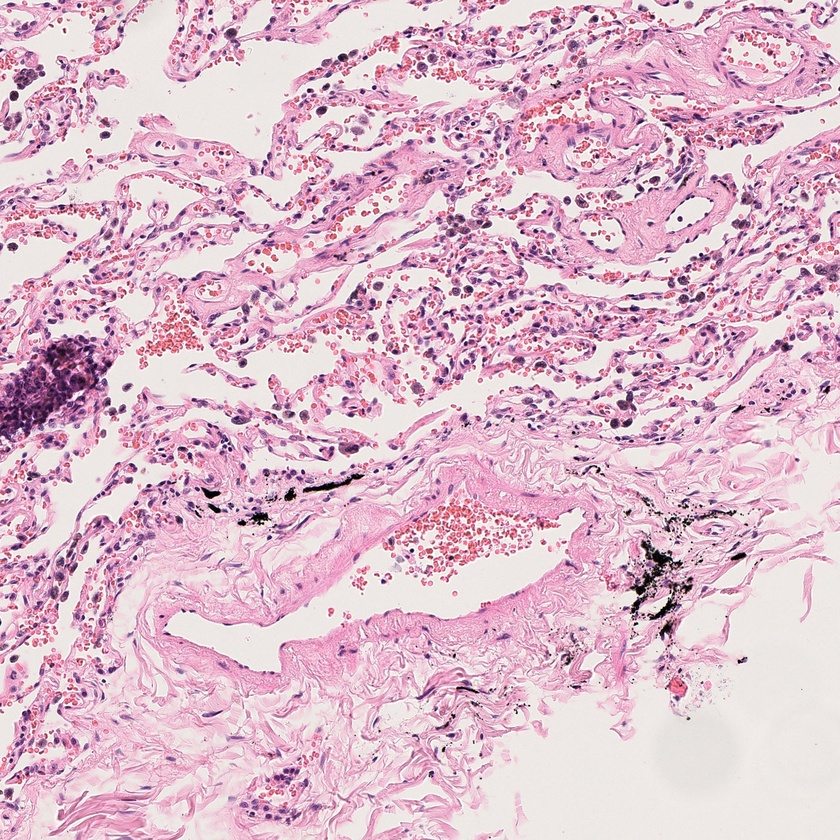
#> input picture dataset_split/test/image/train003_Da449.jpg, 840 x 840 px, shrunk from 2000 x 2000 before the run; its folder holds only this picture in this run
$ jupyter execute TestScannerFocusLoss.ipynb
#> lines starting #> are read from the running program, lines starting #| are printed output that depends on the picture
### Augmente/ScannerFocusLoss.py
import random
from PIL import Image, ImageDraw, ImageFilter, ImageChops

class RandomScannerFocusLoss:
    """
    Zaawansowana symulacja utraty ostrości skanera (WSI).
    - Mniejsze, rotowane elipsy dla bardziej organicznych kształtów.
    - Zmienna intensywność maski (rozmycie jest nierównomierne).
    - Oddzielny feathering (2-8px).
    - Opcjonalny, lekki spadek ostrości całego tła.
    """
    # [103 lines left out: functions __init__, __call__, not called in this run]

    def __repr__(self):
        return f"{self.__class__.__name__}(p={self.p})"

### test library/TestScannerFocusLoss.ipynb
[cell 1]
import sys
import os
import importlib
sys.path.insert(0, os.path.abspath('..'))

import random
from PIL import Image, ImageFilter, ImageDraw
import matplotlib.pyplot as plt
import Augmente.ScannerFocusLoss as scanner_focus_loss_module

importlib.reload(scanner_focus_loss_module)
RandomScannerFocusLoss = scanner_focus_loss_module.RandomScannerFocusLoss

[cell 2]
sample_img_path = os.path.join('..', 'dataset_split', 'test', 'image')
image_files = [f for f in os.listdir(sample_img_path) if f.lower().endswith(('.png', '.jpg', '.jpeg', '.tif', '.tiff'))]
sample_img = Image.open(os.path.join(sample_img_path, image_files[0])).convert('RGB')
#> sample_img is the input picture: PIL image 840x840 RGB; mean R, G, B 221.7, 188.1, 204.1

[cell 3]
focus_loss_transofrm = RandomScannerFocusLoss(
    p=1.0,
    blur_radius_range=(4.0, 8.0),
    global_blur_p=0.15,
    min_mask_coverage=0.18,
    feather_range=(1.0, 3.0),
    blur_strength_multiplier=1.8,
)

[cell 4]
fig, axes = plt.subplots(1, 4, figsize=(20, 5))

axes[0].imshow(sample_img)
axes[0].set_title('Original Image')
axes[0].axis('off')

for i in range(1, 4):
    augmented_img = focus_loss_transofrm(sample_img)
    axes[i].imshow(augmented_img)
    axes[i].set_title('Augmented Image with Scanner Focus Loss')
    axes[i].axis('off')
#> this loop made 3 passes
#> pass 1, in __call__, `heavily_blurred_img = base_img.filter(ImageFilter.GaussianBlur(radius=..`:
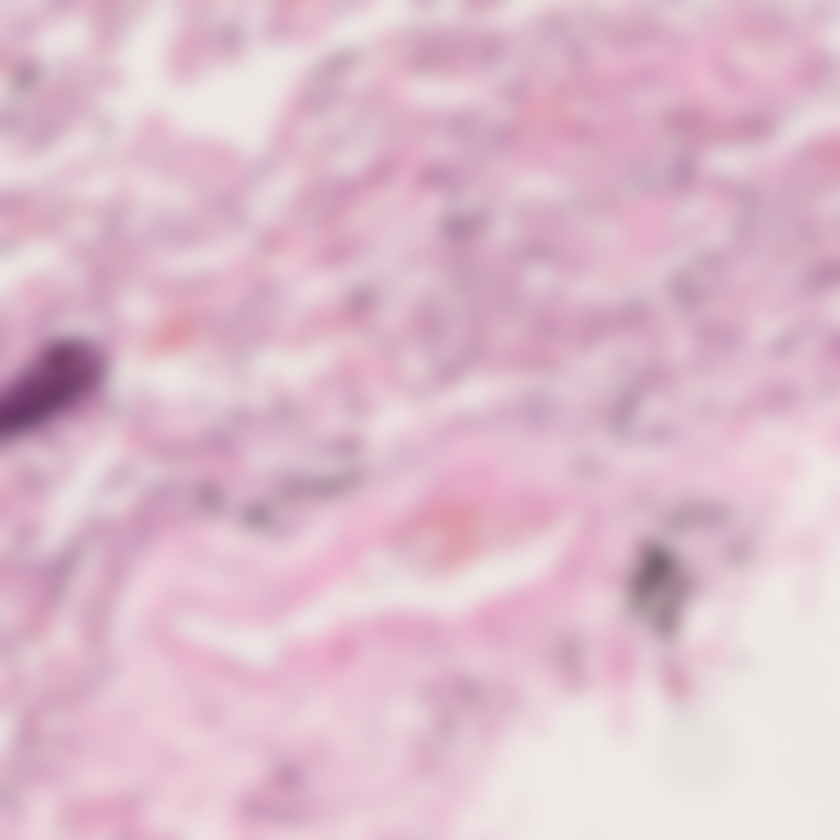
#> heavily_blurred_img: PIL image 840x840 RGB; mean R, G, B 221.7, 188.1, 204.1
#> pass 1, in __call__, `result = Image.composite(heavily_blurred_img, base_img, mask)`:
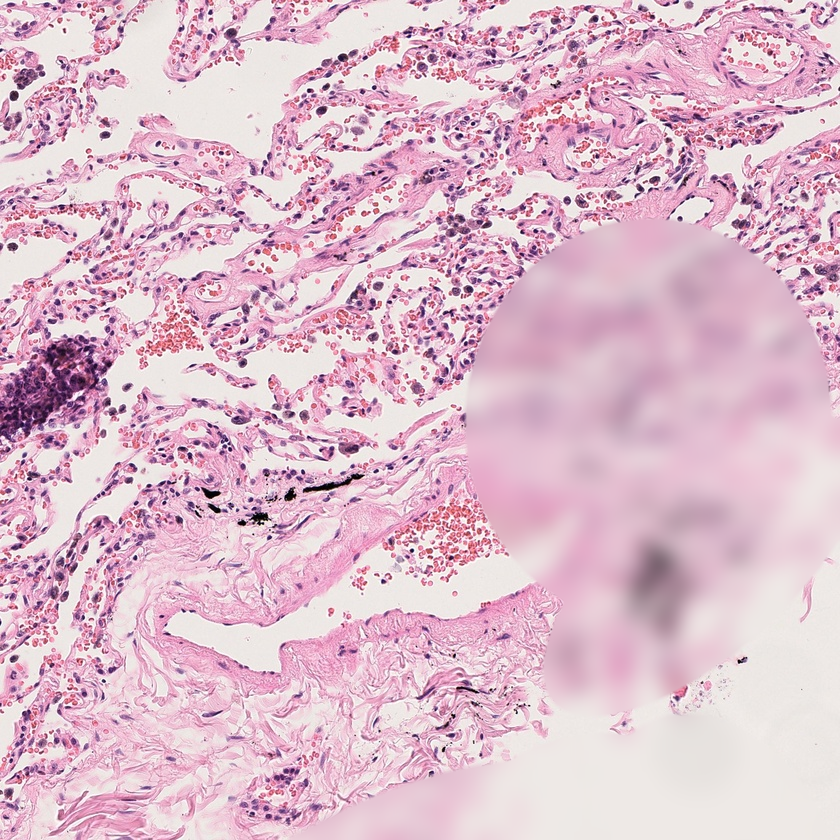
#> result: PIL image 840x840 RGB; mean R, G, B 221.7, 188.1, 204.1
#> pass 2, in __call__ (call 2), `result = Image.composite(heavily_blurred_img, base_img, mask)`:
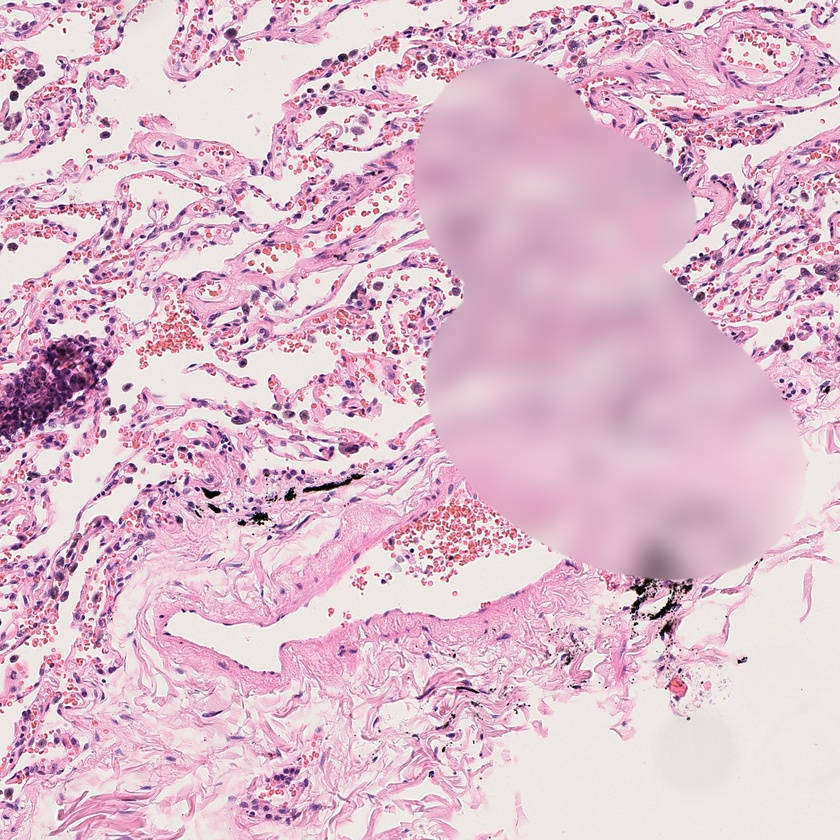
#> result: PIL image 840x840 RGB; mean R, G, B 221.7, 188.1, 204.1

plt.tight_layout()
plt.show()
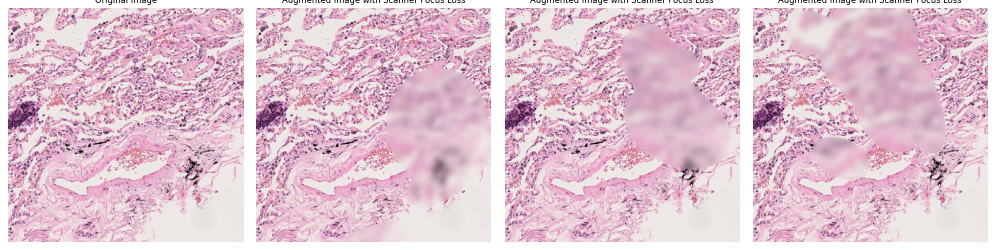
#> figure drawn by matplotlib, 4 panels

$ run again, on dataset_split/test/image/train029_Da626.png
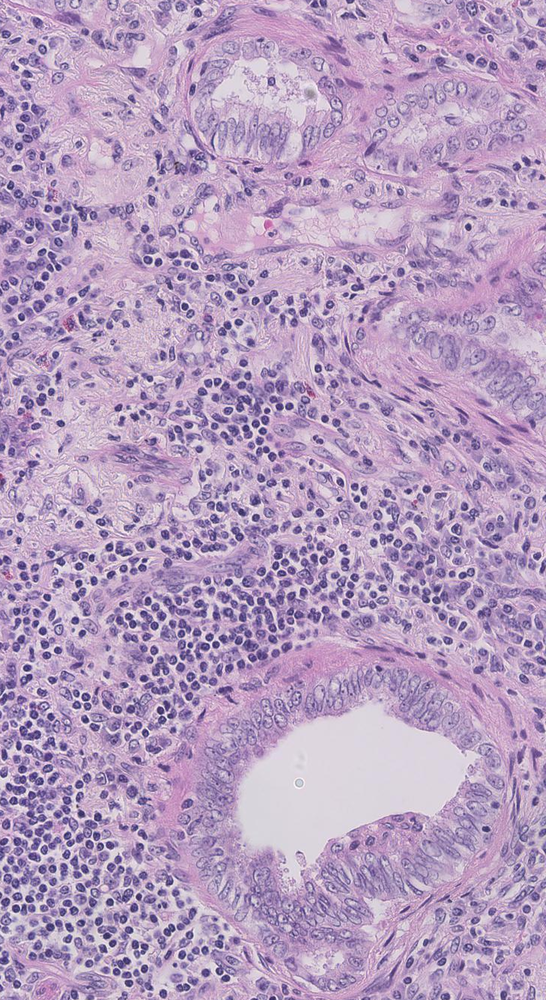
#> input picture dataset_split/test/image/train029_Da626.png, 546 x 1000 px, shrunk from 729 x 1335 before the run
#> sample_img is the input picture: PIL image 546x1000 RGB; mean R, G, B 181.6, 157.4, 191.8
#> the loop `for i in range(1, 4):` made 3 passes
#> pass 1, in __call__, `heavily_blurred_img = base_img.filter(ImageFilter.GaussianBlur(radius=..`:
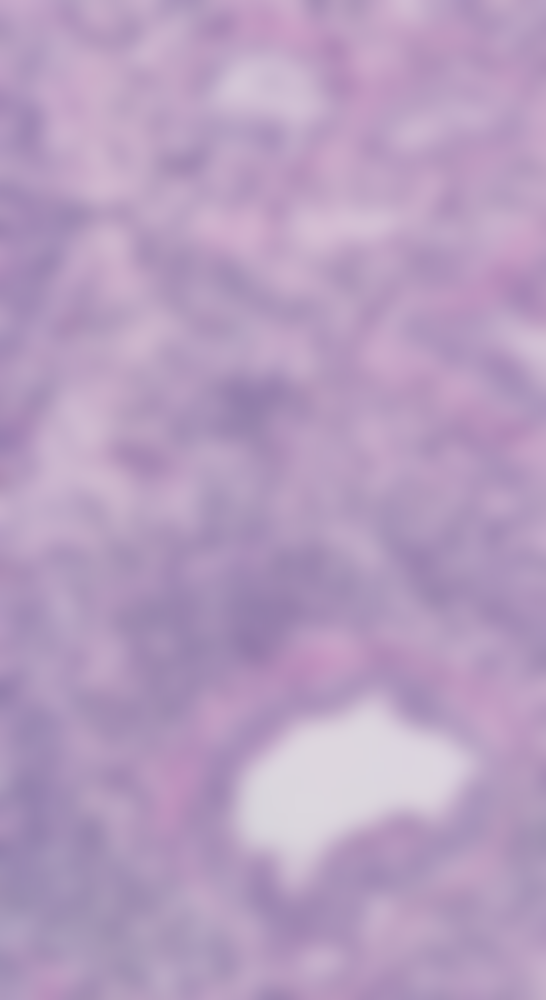
#> heavily_blurred_img: PIL image 546x1000 RGB; mean R, G, B 181.6, 157.4, 191.9
#> `plt.show()`:
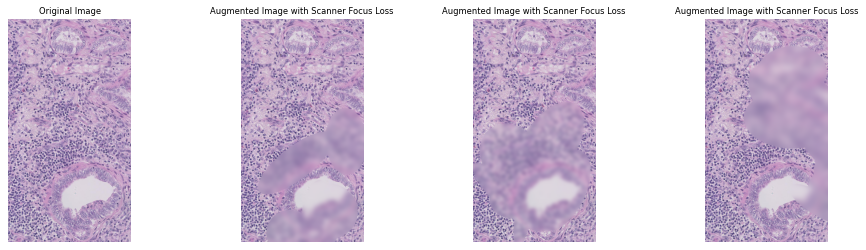
#> figure drawn by matplotlib, 4 panels

$ run again, on dataset_split/test/image/train035_Da674.png
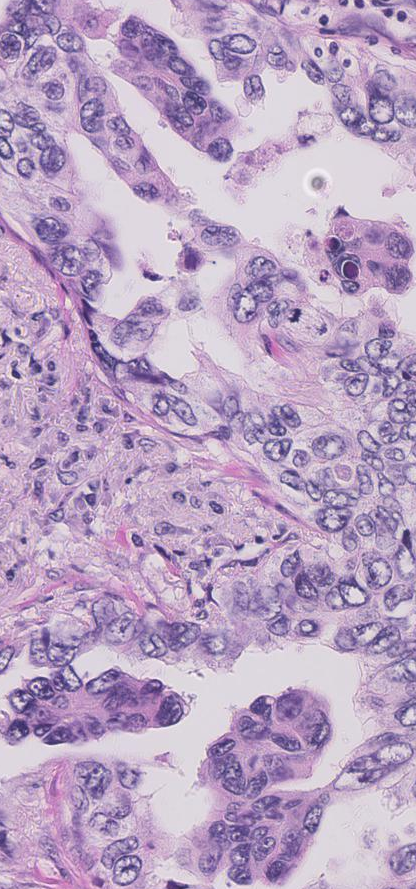
#> input picture dataset_split/test/image/train035_Da674.png, 416 x 889 px
#> sample_img is the input picture: PIL image 416x889 RGB; mean R, G, B 185.9, 163.9, 195.6
#> the loop `for i in range(1, 4):` made 3 passes
#> pass 1, in __call__, `heavily_blurred_img = base_img.filter(ImageFilter.GaussianBlur(radius=..`:
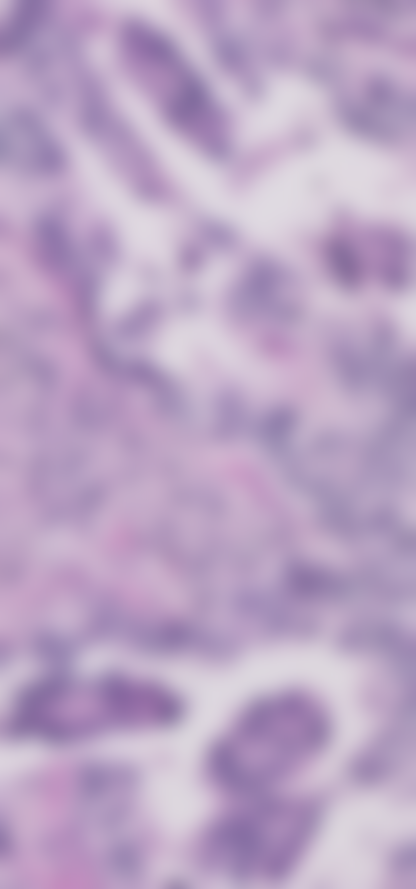
#> heavily_blurred_img: PIL image 416x889 RGB; mean R, G, B 185.9, 163.9, 195.6
#> `plt.show()`:
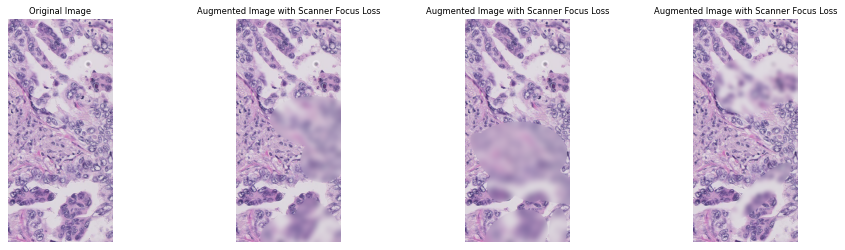
#> figure drawn by matplotlib, 4 panels

$ run again, on dataset_split/test/image/train038_Da703.png
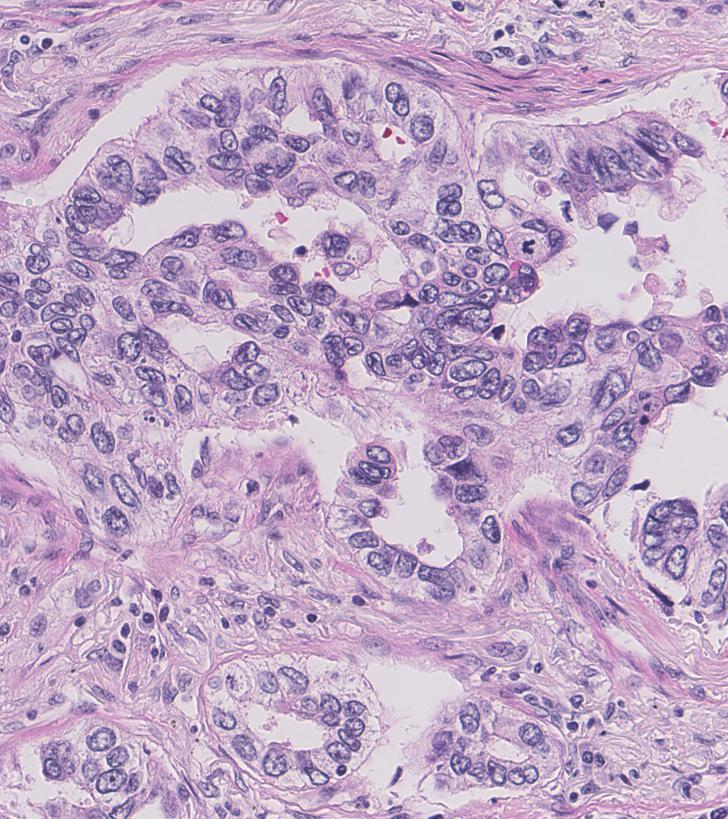
#> input picture dataset_split/test/image/train038_Da703.png, 728 x 819 px
#> sample_img is the input picture: PIL image 728x819 RGB; mean R, G, B 191.6, 168.3, 197.6
#> the loop `for i in range(1, 4):` made 3 passes
#> pass 1, in __call__, `heavily_blurred_img = base_img.filter(ImageFilter.GaussianBlur(radius=..`:
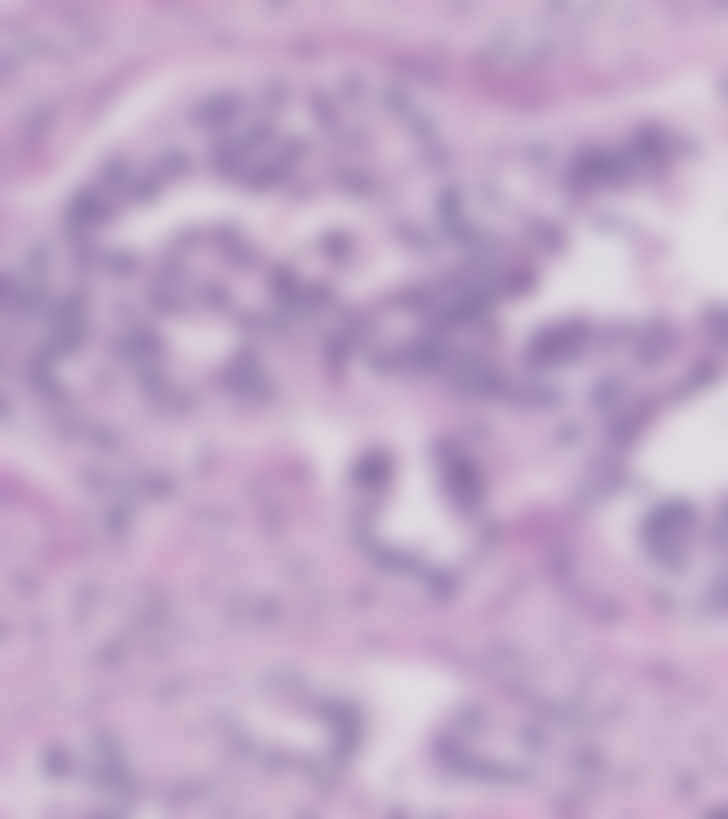
#> heavily_blurred_img: PIL image 728x819 RGB; mean R, G, B 191.6, 168.3, 197.6
#> `plt.show()`:
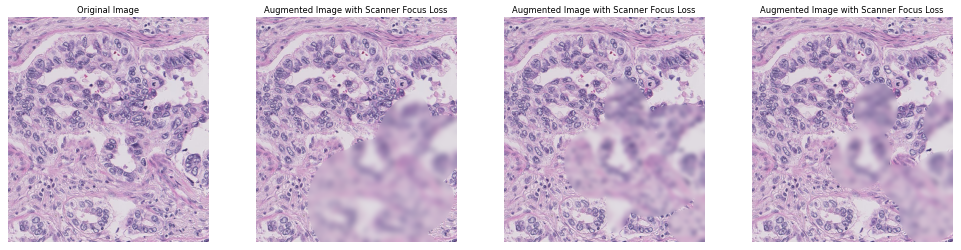
#> figure drawn by matplotlib, 4 panels

$ run again, on dataset_split/test/image/train006_Da109.png
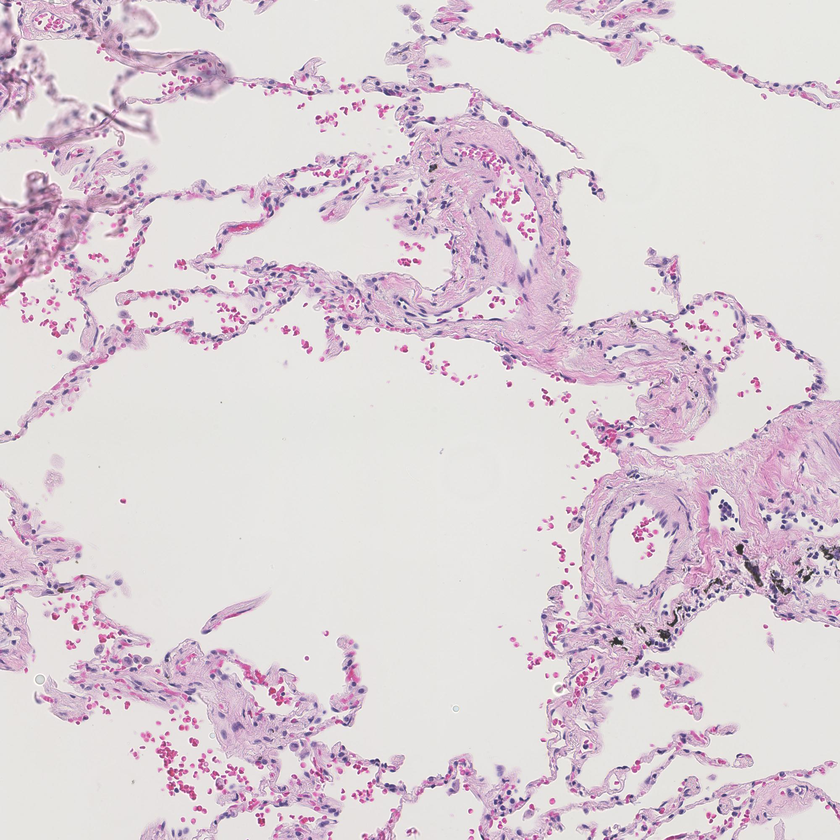
#> input picture dataset_split/test/image/train006_Da109.png, 840 x 840 px, shrunk from 2000 x 2000 before the run
#> sample_img is the input picture: PIL image 840x840 RGB; mean R, G, B 220.8, 209, 215.8
#> `plt.show()`:
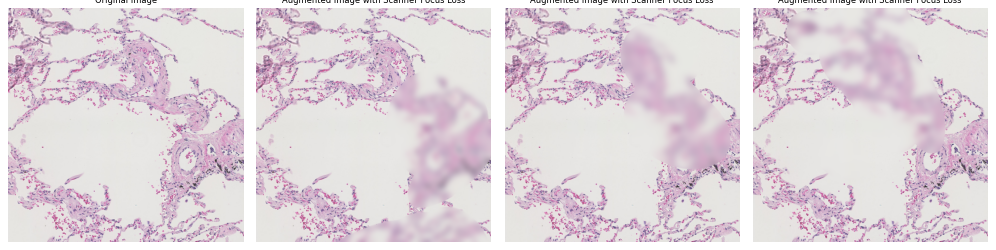
#> figure drawn by matplotlib, 4 panels
